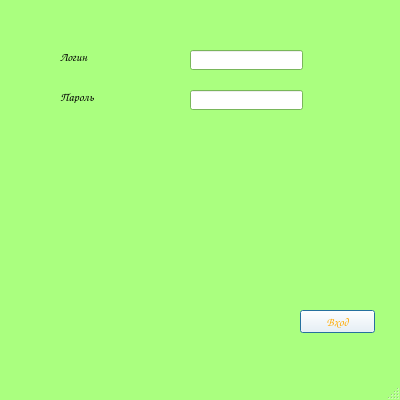
<?xml version="1.0" encoding="UTF-8"?>
<ui version="4.0">
 <class>EnterWindow</class>
 <widget class="QMainWindow" name="EnterWindow">
  <property name="geometry">
   <rect>
    <x>0</x>
    <y>0</y>
    <width>400</width>
    <height>400</height>
   </rect>
  </property>
  <property name="palette">
   <palette>
    <active>
     <colorrole role="WindowText">
      <brush brushstyle="SolidPattern">
       <color alpha="255">
        <red>0</red>
        <green>0</green>
        <blue>0</blue>
       </color>
      </brush>
     </colorrole>
     <colorrole role="Button">
      <brush brushstyle="SolidPattern">
       <color alpha="255">
        <red>255</red>
        <green>255</green>
        <blue>255</blue>
       </color>
      </brush>
     </colorrole>
     <colorrole role="Dark">
      <brush brushstyle="SolidPattern">
       <color alpha="255">
        <red>170</red>
        <green>255</green>
        <blue>127</blue>
       </color>
      </brush>
     </colorrole>
     <colorrole role="Text">
      <brush brushstyle="SolidPattern">
       <color alpha="255">
        <red>0</red>
        <green>0</green>
        <blue>0</blue>
       </color>
      </brush>
     </colorrole>
     <colorrole role="ButtonText">
      <brush brushstyle="SolidPattern">
       <color alpha="255">
        <red>255</red>
        <green>170</green>
        <blue>0</blue>
       </color>
      </brush>
     </colorrole>
     <colorrole role="Base">
      <brush brushstyle="SolidPattern">
       <color alpha="255">
        <red>255</red>
        <green>255</green>
        <blue>255</blue>
       </color>
      </brush>
     </colorrole>
     <colorrole role="Window">
      <brush brushstyle="SolidPattern">
       <color alpha="255">
        <red>170</red>
        <green>255</green>
        <blue>127</blue>
       </color>
      </brush>
     </colorrole>
    </active>
    <inactive>
     <colorrole role="WindowText">
      <brush brushstyle="SolidPattern">
       <color alpha="255">
        <red>0</red>
        <green>0</green>
        <blue>0</blue>
       </color>
      </brush>
     </colorrole>
     <colorrole role="Button">
      <brush brushstyle="SolidPattern">
       <color alpha="255">
        <red>255</red>
        <green>255</green>
        <blue>255</blue>
       </color>
      </brush>
     </colorrole>
     <colorrole role="Dark">
      <brush brushstyle="SolidPattern">
       <color alpha="255">
        <red>170</red>
        <green>255</green>
        <blue>127</blue>
       </color>
      </brush>
     </colorrole>
     <colorrole role="Text">
      <brush brushstyle="SolidPattern">
       <color alpha="255">
        <red>0</red>
        <green>0</green>
        <blue>0</blue>
       </color>
      </brush>
     </colorrole>
     <colorrole role="ButtonText">
      <brush brushstyle="SolidPattern">
       <color alpha="255">
        <red>255</red>
        <green>170</green>
        <blue>0</blue>
       </color>
      </brush>
     </colorrole>
     <colorrole role="Base">
      <brush brushstyle="SolidPattern">
       <color alpha="255">
        <red>255</red>
        <green>255</green>
        <blue>255</blue>
       </color>
      </brush>
     </colorrole>
     <colorrole role="Window">
      <brush brushstyle="SolidPattern">
       <color alpha="255">
        <red>170</red>
        <green>255</green>
        <blue>127</blue>
       </color>
      </brush>
     </colorrole>
    </inactive>
    <disabled>
     <colorrole role="WindowText">
      <brush brushstyle="SolidPattern">
       <color alpha="255">
        <red>170</red>
        <green>255</green>
        <blue>127</blue>
       </color>
      </brush>
     </colorrole>
     <colorrole role="Button">
      <brush brushstyle="SolidPattern">
       <color alpha="255">
        <red>255</red>
        <green>255</green>
        <blue>255</blue>
       </color>
      </brush>
     </colorrole>
     <colorrole role="Dark">
      <brush brushstyle="SolidPattern">
       <color alpha="255">
        <red>170</red>
        <green>255</green>
        <blue>127</blue>
       </color>
      </brush>
     </colorrole>
     <colorrole role="Text">
      <brush brushstyle="SolidPattern">
       <color alpha="255">
        <red>170</red>
        <green>255</green>
        <blue>127</blue>
       </color>
      </brush>
     </colorrole>
     <colorrole role="ButtonText">
      <brush brushstyle="SolidPattern">
       <color alpha="255">
        <red>170</red>
        <green>255</green>
        <blue>127</blue>
       </color>
      </brush>
     </colorrole>
     <colorrole role="Base">
      <brush brushstyle="SolidPattern">
       <color alpha="255">
        <red>170</red>
        <green>255</green>
        <blue>127</blue>
       </color>
      </brush>
     </colorrole>
     <colorrole role="Window">
      <brush brushstyle="SolidPattern">
       <color alpha="255">
        <red>170</red>
        <green>255</green>
        <blue>127</blue>
       </color>
      </brush>
     </colorrole>
    </disabled>
   </palette>
  </property>
  <property name="font">
   <font>
    <family>Comic Sans MS</family>
   </font>
  </property>
  <property name="cursor">
   <cursorShape>UpArrowCursor</cursorShape>
  </property>
  <property name="windowTitle">
   <string>СЧЕТЧИК КАЛОРИЙ</string>
  </property>
  <property name="windowIcon">
   <iconset>
    <normaloff>images/carrotico.ico</normaloff>images/carrotico.ico</iconset>
  </property>
  <widget class="QWidget" name="centralwidget">
   <widget class="QPushButton" name="returnmain">
    <property name="geometry">
     <rect>
      <x>620</x>
      <y>20</y>
      <width>75</width>
      <height>23</height>
     </rect>
    </property>
    <property name="text">
     <string>Главная</string>
    </property>
    <property name="autoDefault">
     <bool>true</bool>
    </property>
    <property name="default">
     <bool>true</bool>
    </property>
   </widget>
   <widget class="QPushButton" name="enter">
    <property name="geometry">
     <rect>
      <x>300</x>
      <y>310</y>
      <width>75</width>
      <height>23</height>
     </rect>
    </property>
    <property name="text">
     <string>Вход</string>
    </property>
    <property name="default">
     <bool>true</bool>
    </property>
   </widget>
   <widget class="QLineEdit" name="loginlineEdit">
    <property name="geometry">
     <rect>
      <x>190</x>
      <y>50</y>
      <width>113</width>
      <height>20</height>
     </rect>
    </property>
   </widget>
   <widget class="QLineEdit" name="passwordlineEdit">
    <property name="geometry">
     <rect>
      <x>190</x>
      <y>90</y>
      <width>113</width>
      <height>20</height>
     </rect>
    </property>
   </widget>
   <widget class="QLabel" name="loginlabel">
    <property name="geometry">
     <rect>
      <x>60</x>
      <y>50</y>
      <width>47</width>
      <height>13</height>
     </rect>
    </property>
    <property name="text">
     <string>Логин</string>
    </property>
   </widget>
   <widget class="QLabel" name="passwordlabel">
    <property name="geometry">
     <rect>
      <x>60</x>
      <y>90</y>
      <width>47</width>
      <height>13</height>
     </rect>
    </property>
    <property name="text">
     <string>Пароль</string>
    </property>
   </widget>
  </widget>
  <widget class="QMenuBar" name="menubar">
   <property name="geometry">
    <rect>
     <x>0</x>
     <y>0</y>
     <width>400</width>
     <height>23</height>
    </rect>
   </property>
  </widget>
  <widget class="QStatusBar" name="statusbar"/>
 </widget>
 <resources/>
 <connections/>
</ui>
